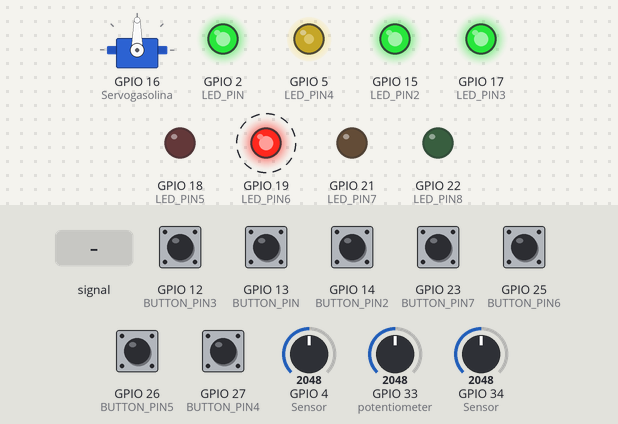
The sketch below on a simulated ESP32. Shown: servo, output pins drawn as LEDs (lit = HIGH). Dashed ring = blinking. Inputs (shaded band) come from the test bench; at power-on: GPIO 12 (BUTTON_PIN3), GPIO 13 (BUTTON_PIN), GPIO 14 (BUTTON_PIN2), GPIO 27 (BUTTON_PIN4) HIGH, GPIO 23 (BUTTON_PIN7), GPIO 25 (BUTTON_PIN6), GPIO 26 (BUTTON_PIN5) LOW, GPIO 4 (Sensor) = 2048, GPIO 33 (potentiometer) = 2048, GPIO 34 (Sensor) = 2048. What the sketch prints to the serial monitor is not drawn.

Above: at 1.2 s.
1.3 s: GPIO 34 (Sensor) fed a 200 Hz sine of ±327 counts around its level
Timing chart, 0 to 2.4 s (numbered marks = the images above; inputs shaded):
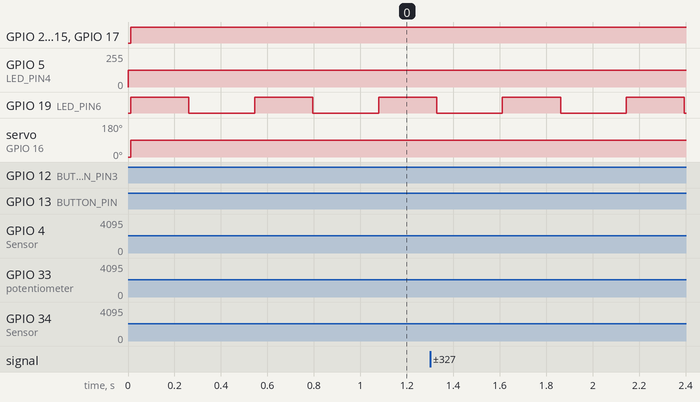

The sketch:

05.-_ESP32_encender_y_apagar_un_led_con_pulsador.ino
```cpp
//WOKWI: https://wokwi.com/projects/384862025431302145

#if CONFIG_FREERTOS_UNICROE
static const BaseType_t app_cpu = 0;
#else
static const BaseType_t app_cpu = 1;
#endif
#include<ESP32Servo.h>
Servo Servo;
static TaskHandle_t Tarea01 = NULL; //Tarea Puertas abiertas
static TaskHandle_t Tarea02 = NULL; //Tarea Cajuela
static TaskHandle_t Tarea03 = NULL; //Tarea Capó
static TaskHandle_t Tarea04 = NULL; //Tarea Temperatura
static TaskHandle_t Tarea05 = NULL; //Tarea Intermitentes (activar al mismo tiempo sólo con boton rojo)
static TaskHandle_t Tarea06 = NULL; //Tarea Presión de aceite
static TaskHandle_t Tarea07 = NULL; //Tarea Control crucero
static TaskHandle_t Tarea08 = NULL; //Tarea  Bolsas de aire

#define LED_PIN 2 //Testigo de puertas abiertas
#define LED_PIN2 15 //Testigo de cajuela abierta
#define LED_PIN3 17 //Testigo de capó abierto
#define LED_PIN4 5 //Testigo de Temperatura
#define LED_PIN5 18 //Intermitente izquierda
#define LED_PIN6 19 //Intermitente derecha
#define LED_PIN7 21 //Testigo de nivel de aceite
#define LED_PIN8 22 //Testigo de control crucero
#define Servogasolina 16 //Medidor de gasolina
#define BUTTON_PIN 13 //Sensor de puertas abiertas
#define BUTTON_PIN2 14 //Sensor de cajuela abierta
#define BUTTON_PIN3 12 //Sensor de capó abierto
#define BUTTON_PIN4 27 //Palanca de intermitente izquierda
#define BUTTON_PIN5 26 //Palanca de intermitente derecha
#define BUTTON_PIN6 25 //Boton de estacionamiento (intermitente izquierda y derecha a la vez)
#define BUTTON_PIN7 23 //Sensor del control crucero


//tarea 1 Puertas abiertas(se activa al presionar boton 1)
void Tarea1(void *parameter) {
while(1){
if (digitalRead(BUTTON_PIN) == HIGH){
delay(10);
digitalWrite(LED_PIN, HIGH);
 }
else{
  delay(10);
  digitalWrite(LED_PIN, LOW);
  }
 }
}

//tarea 2 Cajuela(se activa al presionar boton 2)
 void Tarea2(void *parameter) {
 while(1){
 if (digitalRead(BUTTON_PIN2) == HIGH){
  delay(10);
 digitalWrite(LED_PIN2, HIGH);
  }
 else{
  delay(10);
   digitalWrite(LED_PIN2, LOW);
  }
 }
}

//tarea 3 Capó(se activa al presionar boton 3)
 void Tarea3(void *parameter) {
 while(1){
 if (digitalRead(BUTTON_PIN3) == HIGH){
  delay(10);
 digitalWrite(LED_PIN3, HIGH);
  }
 else{
  delay(10);
   digitalWrite(LED_PIN3, LOW);
  }
 }
}

//tarea 4 Temperatura(intensidad del led depende del potenciómetro 1. El testigo es como en la sig. imagen)
 void Tarea4(void *parameter) {//https://gmb.net/es/wp-content/uploads/sites/2/2021/07/Sensor-Temp-FLECHA.jpg
 while(1){
  int Temperatura = analogRead(34); //Sensor de temperatura
  int intensidad = map(Temperatura,0,4095,0,255);
  analogWrite(LED_PIN4,intensidad);
  }
 }

//tarea 5 Intermitentes (Boton 4 para izquierda, boton 5 para derecha. activar al mismo tiempo sólo con boton rojo)
 void Tarea5(void *parameter) {
 while(1){
 if (digitalRead(BUTTON_PIN4) == HIGH){
  delay(10);
  digitalWrite(LED_PIN6, HIGH);
  delay(250);
  digitalWrite(LED_PIN6, LOW);
  delay(250);
  }
 else{
  delay(10);
   digitalWrite(LED_PIN6, LOW);
  }

if (digitalRead(BUTTON_PIN5) == HIGH){
  delay(10);
  digitalWrite(LED_PIN5, HIGH);
  delay(250);
  digitalWrite(LED_PIN5, LOW);
  delay(250);
  }
 else{
  delay(10);
   digitalWrite(LED_PIN5, LOW);
  }

if (digitalRead(BUTTON_PIN6) == HIGH){
  delay(10);
  digitalWrite(LED_PIN5, HIGH);
  digitalWrite(LED_PIN6, HIGH);
  delay(250);
  digitalWrite(LED_PIN5, LOW);
  digitalWrite(LED_PIN6, LOW);
  delay(250);
  }
 else{
  delay(10);
   digitalWrite(LED_PIN5, LOW);
   digitalWrite(LED_PIN6, LOW);
  }
 }
}

//tarea 6 Presión de aceite (led se activa cuando val analógico del potenciómetro 2 es <1000)
 void Tarea6(void *parameter) {
 while(1){
  int Aceite = analogRead(33);
  if (analogRead(33) <= 1000){
  delay(10);
  digitalWrite(LED_PIN7, HIGH);
  }
 else{
  delay(10);
   digitalWrite(LED_PIN7, LOW);
  }
  }
 }

//tarea 7 Control crucero(se activa al presionar boton 6)
 void Tarea7(void *parameter) {
 while(1){
 if (digitalRead(BUTTON_PIN7) == HIGH){
  delay(10);
 digitalWrite(LED_PIN8, HIGH);
  }
 else{
  delay(10);
   digitalWrite(LED_PIN8, LOW);
  }
 }
}

//tarea 8 Nivel de gasolina (Servo depende del valor analógico del potenciómetro 3)
 void Tarea8(void *parameter) {
 while(1){
  int Gasolina = analogRead(4); //Sensor de gasolina
  Serial.println(Gasolina);
  int SensorGasolina = map(Gasolina,0,4095,0,180);
  Servo.write(SensorGasolina);
  delay(15);
 }
}

void setup(){
pinMode(LED_PIN, OUTPUT);
pinMode(LED_PIN2, OUTPUT);
pinMode(LED_PIN3, OUTPUT);
pinMode(LED_PIN4, OUTPUT);
pinMode(LED_PIN5, OUTPUT);
pinMode(LED_PIN6, OUTPUT);
pinMode(LED_PIN7, OUTPUT);
pinMode(LED_PIN8, OUTPUT);


pinMode(BUTTON_PIN, INPUT);
pinMode(BUTTON_PIN2, INPUT);
pinMode(BUTTON_PIN3, INPUT);
pinMode(BUTTON_PIN4, INPUT);
pinMode(BUTTON_PIN5, INPUT);
pinMode(BUTTON_PIN6, INPUT);
pinMode(BUTTON_PIN7, INPUT);

Servo.attach(Servogasolina);
Servo.write(0);


Serial.begin(9600);
  xTaskCreatePinnedToCore(
              Tarea1, //funcion llamda
              "Tarea1", //nombre
              1024,
              NULL,
              1,
              &Tarea01,
              app_cpu);

 Serial.begin(9600);
   xTaskCreatePinnedToCore(
               Tarea2, //funcion llamda
               "Tarea2", //nombre
               1024,
               NULL,
               1,
               &Tarea02,
               app_cpu);

 Serial.begin(9600);
   xTaskCreatePinnedToCore(
               Tarea3, //funcion llamda
               "Tarea3", //nombre
               1024,
               NULL,
               1,
               &Tarea03,
               app_cpu);

 Serial.begin(9600);
   xTaskCreatePinnedToCore(
               Tarea4, //funcion llamda
               "Tarea4", //nombre
               1024,
               NULL,
               1,
               &Tarea04,
               app_cpu);

 Serial.begin(9600);
   xTaskCreatePinnedToCore(
               Tarea5, //funcion llamda
               "Tarea5", //nombre
               1024,
               NULL,
               1,
               &Tarea05,
               app_cpu);

 Serial.begin(9600);
   xTaskCreatePinnedToCore(
               Tarea6, //funcion llamda
               "Tarea6", //nombre
               1024,
               NULL,
               1,
               &Tarea06,
               app_cpu);

 Serial.begin(9600);
   xTaskCreatePinnedToCore(
               Tarea7, //funcion llamda
               "Tarea7", //nombre
               1024,
               NULL,
               1,
               &Tarea07,
               app_cpu);

 Serial.begin(9600);
   xTaskCreatePinnedToCore(
               Tarea8, //funcion llamda
               "Tarea8", //nombre
               1024,
               NULL,
               1,
               &Tarea08,
               app_cpu);
}

void loop(){

}
```

Measured:
- by itself, GPIO 19 (LED_PIN6): alternates HIGH for 0.25 s and LOW for 0.28 s
